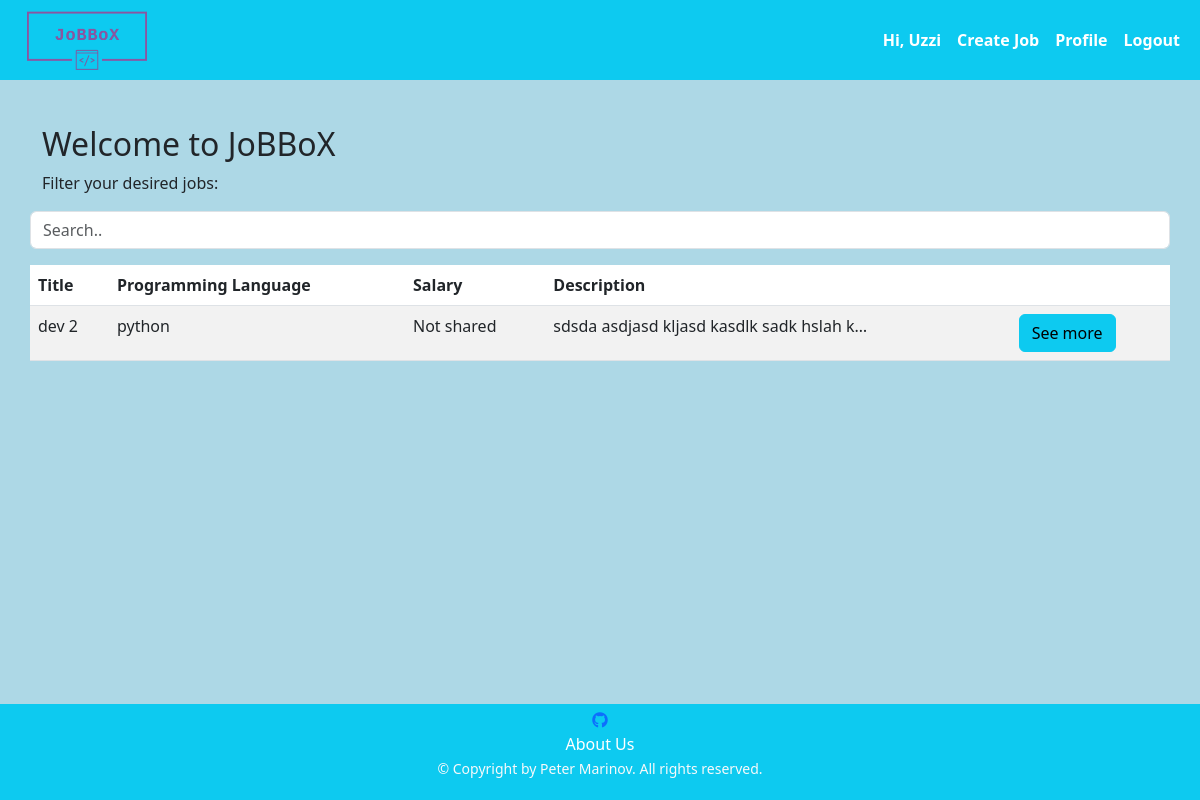
The app's page / (signed in), older data.
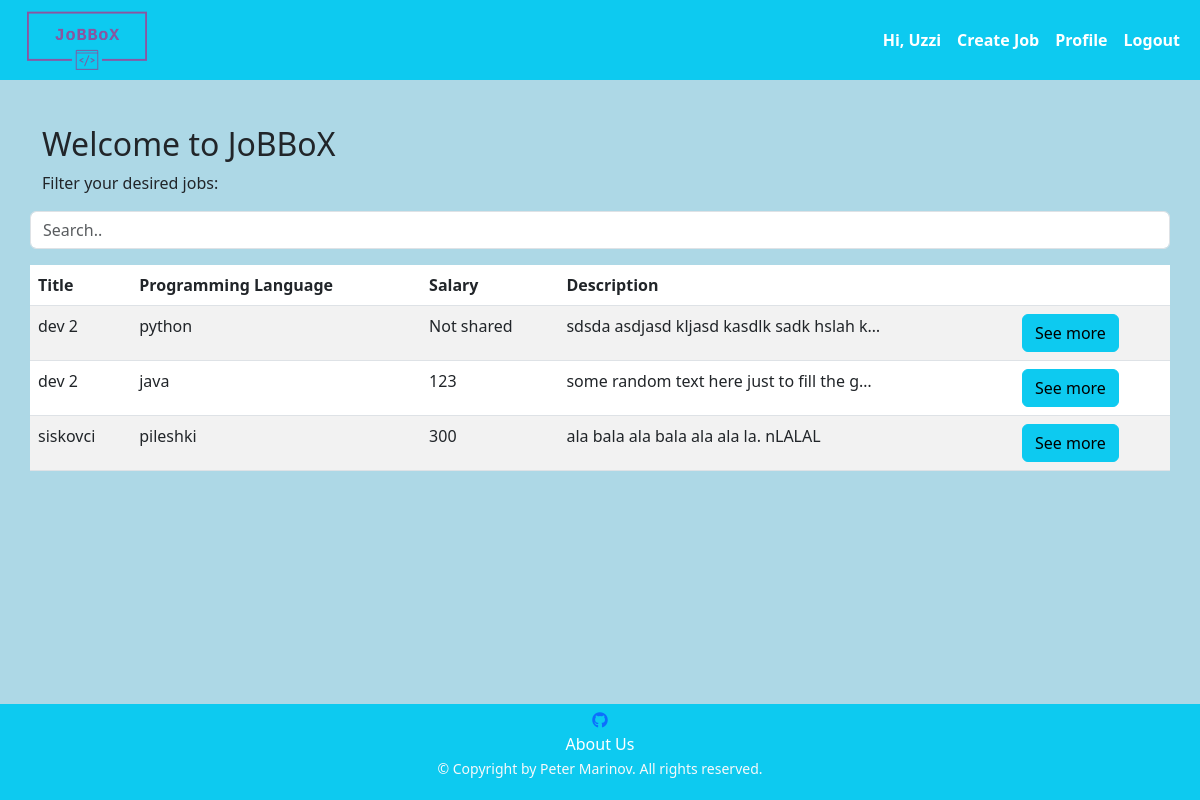
The same page, newer data.
### jobbox/app_auth/models.py (models this page shows)
class AppUser(auth_models.AbstractBaseUser, auth_models.PermissionsMixin):
    USERNAME_FIELD = 'email'
    objects = AppUserManager()
    email = models.EmailField(
        null=False,
        blank=False,
        unique=True,
    )
    is_staff = models.BooleanField(
        default=False,
    )

### jobbox/common/models.py (models this page shows, shortened)
class ProfileHR(models.Model):
    FIRST_NAME_MAX_LEN = 30
    LAST_NAME_MAX_LEN = 30
    COMPANY_NAME_MAX_LEN = 15
    TELEPHONE_NUMBER_MAX_LEN = 13
    TELEPHONE_NUMBER_MIN_LEN = 4
    PROFILE_PICTURE_MAX_SIZE_IN_MB = 1
    first_name = models.CharField(
        max_length=FIRST_NAME_MAX_LEN,
        null=True,
        blank=False,
        validators=[
            check_if_only_letters,
        ]
    )
    last_name = models.CharField(
        max_length=LAST_NAME_MAX_LEN,
        null=True,
        blank=True,
        validators=[
            check_if_only_letters,
        ]
    )
    company_name = models.CharField(
        max_length=COMPANY_NAME_MAX_LEN,
        null=True,
        blank=True,
    )
    profile_picture = models.ImageField(
        upload_to='profilehr',
        null=True,
        blank=True,
        validators=[
            FileSizeValidatorInMB(PROFILE_PICTURE_MAX_SIZE_IN_MB)
        ]
    )
    telephone_number = models.CharField(
        max_length=TELEPHONE_NUMBER_MAX_LEN,
        null=True,
        blank=True,
        validators=[
            validators.MinLengthValidator(TELEPHONE_NUMBER_MIN_LEN),
            check_if_number_starts_with_zero_or_plus,
        ]
    )
    user = models.OneToOneField(
        UserModel,
        on_delete=models.CASCADE,
        primary_key=True,
    )
    class Meta:
        verbose_name_plural = 'Profile HRs'

### jobbox/job/models.py (models this page shows)
class Job(models.Model):
    TITLE_MAX_LEN = 30
    PROGRAMMING_LANGUAGE_MAX_LEN = 15
    SALARY_MIN_VALUE = 0
    DESCRIPTION_MIN_LEN = 20
    DESCRIPTION_MAX_LEN = 300
    COMPANY_LOG_MAX_SIZE_IN_MB = 1
    title = models.CharField(
        null=False,
        blank=False,
        max_length=TITLE_MAX_LEN
    )
    company_logo = models.ImageField(
        upload_to='companies_logo',
        null=False,
        blank=False,
        validators=(
            FileSizeValidatorInMB(COMPANY_LOG_MAX_SIZE_IN_MB),
        )
    )
    programming_language = models.CharField(
        null=False,
        blank=False,
        max_length=PROGRAMMING_LANGUAGE_MAX_LEN
    )
    salary = models.IntegerField(
        null=True,
        blank=True,
        validators=(
            validators.MinValueValidator(SALARY_MIN_VALUE),
        )
    )
    description = models.TextField(
        null=False,
        blank=False,
        validators=(
            validators.MinLengthValidator(DESCRIPTION_MIN_LEN),
            validators.MaxLengthValidator(DESCRIPTION_MAX_LEN),
        )
    )
    hr = models.ForeignKey(
        AppUser,
        on_delete=models.CASCADE,
    )

### jobbox/common/views.py (the view)
# urls.py: path('', index, name='index'),
def index(request):
    jobs = Job.objects.all()
    context = {
        'jobs': jobs
    }
    return render(request, 'common/index.html', context=context)

### middawares/middawares.py (called while the page is built)
def set_profile_middleware(get_response):
    def middleware(request, *args, **kwargs):
        if request.user.is_authenticated:
            request.current_user = request.user
        else:
            request.current_user = None
        return get_response(request, *args, **kwargs)
    return middleware

### templates/common/index.html (shortened to what this page needs)
{% extends 'base.html' %}
{% block content %}
            <h2>Welcome to JoBBoX</h2>
            {% if jobs %}
                <p>Filter your desired jobs:</p>
                <input class="form-control container-fluid mb-3" id="allJobsTableInput" type="text" placeholder="Search..">
                <br>
                <table class="table table-hover table-striped">
                    <thead>
                    <tr>
                        <th scope="col">Title</th>
                        <th scope="col">Programming Language</th>
                        <th scope="col">Salary</th>
                        <th scope="col">Description</th>
                        <th scope="col"></th>
                    </tr>
                    </thead>
                    <tbody id="allJobsTable">
                    {% for job in jobs %}
                        <tr>
                            <td>{{ job.title }}</td>
                            <td>{{ job.programming_language }}</td>
                            <td>
                                {% if job.salary  %}
                                    {{ job.salary }}
                                {% else %}
                                    Not shared
                                {% endif %}
                            </td>
                            <td>{{ job.description|truncatechars:41 }}</td>
                            <td>
                                <a class="btn btn-info" href="{% url 'description_job' pk=job.pk %}">See more</a>
                            </td>
                        </tr>
                    {% endfor %}
                    </tbody>
                </table>
            {% else %}
                <h1>No job yet :(</h1>
            {% endif %}
{% endblock %}

### templates/base.html (shortened to what this page needs)
{% load static %}
<!doctype html>
<html lang="en">
<head>
    <link href="https://cdn.jsdelivr.net/npm/bootstrap@5.3.0/dist/css/bootstrap.min.css" rel="stylesheet"
>
    <link rel="stylesheet" href="{% static 'style/styles.css' %}">
    <link rel="stylesheet" href="https://cdnjs.cloudflare.com/ajax/libs/font-awesome/6.4.0/css/all.min.css">
</head>
<body>
<header class="header" stlye="height: 100%;">
    <nav class="navbar navbar-expand-sm navbar-light bg-info">
        <div class="container-fluid">
            <a href="{% url 'index' %}">
                <img src="{% static 'jobbox_logos/logo_transparent.png' %}" alt="JoBBoX logo" width="150"
                     class="d-inline-block align-top">
            </a>
            {% if not request.current_user.is_authenticated %}
                <ul class="navbar-nav">
                    <li class="nav-item active">
                        <a class="nav-link badge badge-dark fw-bold nav-link" href="{% url 'login_user' %}">Login</a>
                    </li>
                    <li class="nav-item active">
                        <a class="nav-link badge badge-dark" href="{% url 'register_user' %}">Register</a>
                    </li>
                </ul>
            {% else %}
                <ul class="navbar-nav">
                    <li class="nav-item active">
                        <span class="nav-link badge badge-dark fw-bold">Hi, {{ request.current_user.profilehr.first_name }}</span>
                    </li>
                    <li class="nav-item active">
                        <a class="nav-link badge badge-dark fw-bold" href="{% url 'create_job' %}">Create Job</a>
                    </li>
                    <li class="nav-item active">
                        <a class="nav-link badge badge-dark fw-bold" href="{% url 'profile_user' %}">Profile</a>
                    </li>
                    <li class="nav-item active">
                        <a class="nav-link badge badge-dark fw-bold" href="{% url 'logout_user' %}">Logout</a>
                    </li>
                </ul>
            {% endif %}
        </div>
    </nav>
</header>
<main class="main-content">
    <div class="container">
        <div class="row justify-content-center">
            {% block content %}
            {% endblock %}
        </div>
    </div>
</main>
<footer class="bg-info footer">
    <div class="container text-light text-center pt-1">
        <ul class="list-unstyled">
            <li>
                <a href="https://github.com/peter-marinov/jobbox">
                    <i class="fa-brands fa-github"></i>
                </a>
            </li>
            <li>
                <a class="remove-link-underline text-white-70" href="{% url 'about' %}">About Us</a>
            </li>
            <li>
                <small class="text-white-70">&copy; Copyright by Peter Marinov. All rights reserved.</small>
            </li>
        </ul>
    </div>
</footer>
</body>
</html>

### static_files/style/styles.css (style rules this page uses)
html, body { height: 100%; }
.header { height: 10%; background-color: lightblue }
.main-content { min-height: 78%; = }
.footer { height: 12%; }
.nav-link { font-size: 16px; }
.main-content { padding-top: 45px; background-color: lightblue; }
main { overflow-y: auto; }
.remove-link-underline { text-decoration: none; color: white; }

Row changes from the older to the newer data that the page shows:
added Job: title "dev 2", programming_language "java", salary "123", description "some random text here just to fill the g…"
added Job: title "siskovci", programming_language "pileshki", salary "300", description "ala bala ala bala ala ala la. nLALAL"
